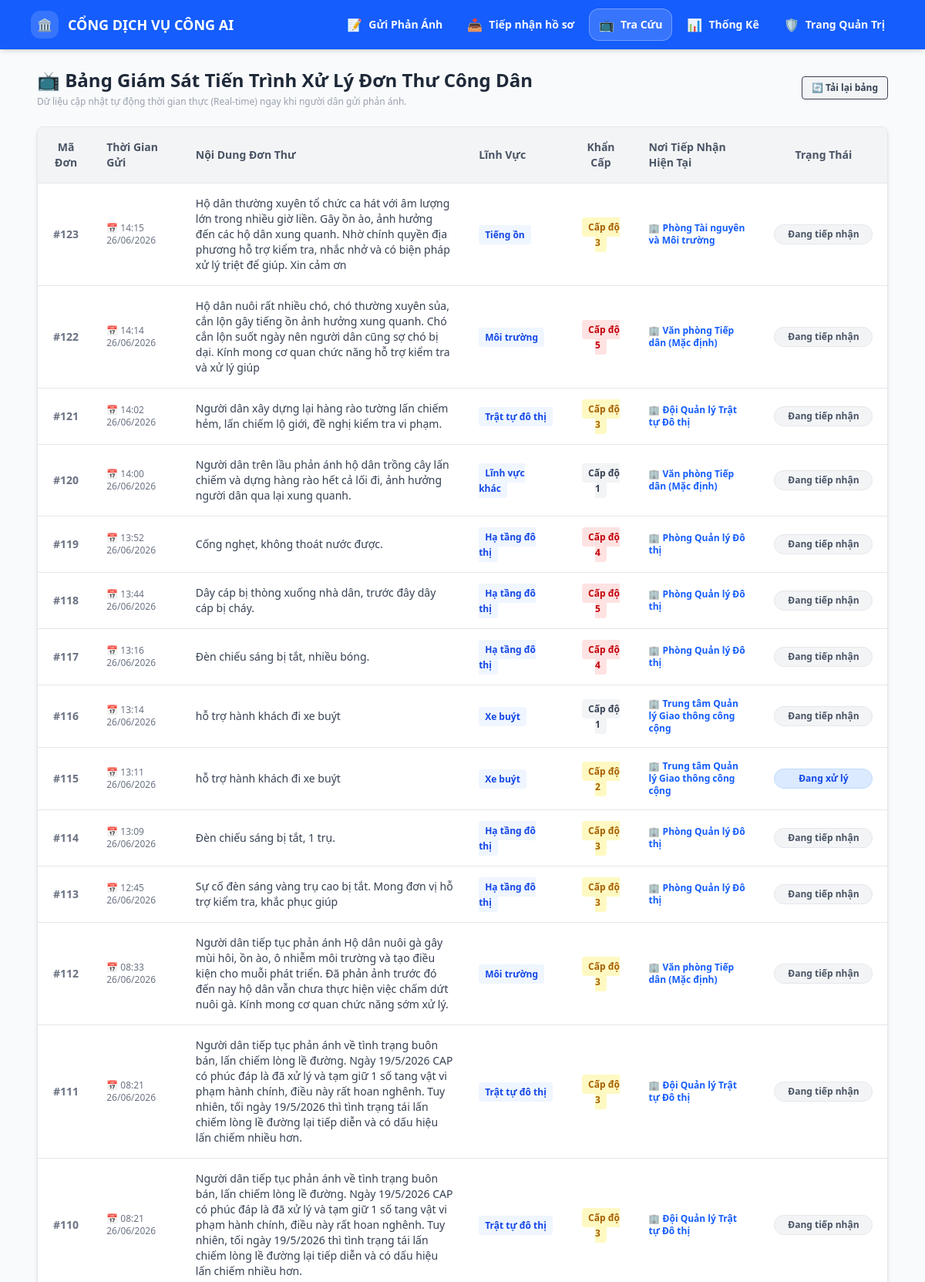
The page /monitor (upper part) on the database its author committed.
### tables this page shows
CREATE TABLE phan_anh (
                        id INTEGER PRIMARY KEY AUTOINCREMENT,
                        noi_dung TEXT,
                        file_dinh_kem TEXT,
                        dia_chi TEXT,
                        ten_nguoi_gui TEXT,
                        sdt TEXT,
                        linh_vuc TEXT,
                        tu_khoa TEXT,
                        sac_thai TEXT,
                        do_khan_cap INTEGER,
                        phong_ban_id INTEGER,
                        trang_thai TEXT,
                        ngay_gui TEXT,
                        trang_thai_duyet TEXT DEFAULT 'Cho_tiep_nhan', ly_do_xoa TEXT, giai_thich_xoa TEXT, ngay_xoa TEXT, lat REAL, lng REAL);

CREATE TABLE config_phong_ban (
                        id INTEGER PRIMARY KEY AUTOINCREMENT,
                        ten_phong TEXT,
                        linh_vuc_phu_trach TEXT UNIQUE);

### app.py (the view)
@app.route('/monitor')
def page_monitor():
    conn = sqlite3.connect(DB_FILE)
    cursor = conn.cursor()
    cursor.execute("""
        SELECT pa.id, pa.noi_dung, pa.file_dinh_kem, pa.dia_chi, pa.ten_nguoi_gui, pa.sdt,
               pa.linh_vuc, pa.sac_thai, pa.do_khan_cap, pa.trang_thai, pa.phong_ban_id,
               pa.ngay_gui, pb.ten_phong, pa.ly_do_xoa, pa.giai_thich_xoa
        FROM phan_anh pa
        LEFT JOIN config_phong_ban pb ON pa.phong_ban_id = pb.id
        WHERE trang_thai_duyet != 'Cho_tiep_nhan'
        ORDER BY pa.id DESC
    """)
    list_phan_anh = cursor.fetchall()
    conn.close()
    return render_template('monitor.html', list_phan_anh=list_phan_anh)

### templates/monitor.html (shortened to what this page needs)
{% extends "layout.html" %}
{% block content %}
<div class="flex justify-between items-center mb-6">
    <div>
        <h2 class="text-2xl font-bold text-gray-800">📺 Bảng Giám Sát Tiến Trình Xử Lý Đơn Thư Công Dân</h2>
        <p class="text-xs text-gray-400 mt-1">Dữ liệu cập nhật tự động thời gian thực (Real-time) ngay khi người dân gửi
            phản ánh.</p>
    </div>
    <button onclick="window.location.reload()"
        class="bg-gray-100 hover:bg-gray-200 text-gray-700 font-semibold py-1.5 px-3 rounded text-xs transition border">
        🔄 Tải lại bảng
    </button>
</div>
<div class="bg-white rounded-lg shadow-md overflow-hidden border border-gray-200">
    <table class="w-full text-left border-collapse">
        <thead>
            <tr class="bg-gray-100 border-b border-gray-200 text-gray-600 font-medium text-sm">
                <th class="p-4 text-center">Mã Đơn</th>
                <th class="p-4">Thời Gian Gửi</th>
                <th class="p-4 w-1/3">Nội Dung Đơn Thư</th>
                <th class="p-4">Lĩnh Vực</th>
                <th class="p-4 text-center">Khẩn Cấp</th>
                <th class="p-4">Nơi Tiếp Nhận Hiện Tại</th>
                <th class="p-4 text-center">Trạng Thái</th>
            </tr>
        </thead>
        <tbody id="live-table-body" class="divide-y divide-gray-200">
            {% for row in list_phan_anh %}
            <tr class="hover:bg-gray-50 text-sm transition-all duration-300">
                <td class="p-4 font-bold text-gray-500 text-center">#{{ row[0] }}</td>
                <td class="p-4 text-xs text-gray-500 font-medium">📅 {{ row[11] }}</td>
                <td class="p-4 text-gray-700 font-medium max-w-xs">{{ row[1] }}</td>
                <td class="p-4">
                    <span class="bg-blue-50 text-blue-700 px-2 py-1 rounded text-xs font-semibold">{{ row[6] }}</span>
                </td>
                <td class="p-4 text-center">
                    <span class="px-2 py-1 rounded text-xs font-bold
                {% if row[8] and row[8] >= 4 %} bg-red-100 text-red-700
                {% elif row[8] and row[8] >= 2 %} bg-yellow-100 text-yellow-700
                {% else %} bg-gray-100 text-gray-700 {% endif %}">
                        Cấp độ {{ row[8] }}
                    </span>
                </td>
                <td class="p-4 text-gray-700 font-semibold text-xs">
                    <span class="text-blue-600">🏢 {{ row[12] if row[12] else "Văn phòng Tiếp dân" }}</span>
                </td>
                <td class="p-4 text-center">
                    {% set status = row[9] | trim if row[9] else "Đang tiếp nhận" %}
                    <span class="px-3 py-1 rounded-full text-xs font-bold inline-block w-32 text-center transition-all duration-300
                     {% if status == 'Chờ xử lý' %}
                    bg-amber-100 text-amber-700 border border-amber-200
                     {% elif status == 'Đang xử lý' %}
                    bg-blue-100 text-blue-700 border border-blue-200
                     {% elif status == 'Đã hoàn thành' %}
                    bg-emerald-100 text-emerald-700 border border-emerald-200
                     {% elif row|length > 13 and row[13] %}
                    bg-red-100 text-red-700 border border-red-200
                    {% else %}
                     bg-gray-100 text-gray-600 border border-gray-200
                    {% endif %}">
                        {{ status }}
                    </span>
                </td>
            </tr>
            {% endfor %}
        </tbody>
    </table>
</div>
{% endblock %}

### rows shown on the page
phan_anh: id "123", ngay_gui "14:15 26/06/2026", noi_dung "Hộ dân thường xuyên tổ chức ca hát với âm lượng lớn trong nhiều giờ liền. Gây ồn ào, ảnh hưởng đến các hộ dân xung quanh. Nhờ chính quyền địa phương hỗ trợ kiểm tra, nhắc nhở và có biện pháp xử lý triệt để giúp. Xin cảm ơn", linh_vuc "Tiếng ồn", do_khan_cap "3", ten_phong "Phòng Tài nguyên và Môi trường", status "Đang tiếp nhận"
phan_anh: id "122", ngay_gui "14:14 26/06/2026", noi_dung "Hộ dân nuôi rất nhiều chó, chó thường xuyên sủa, cắn lộn gây tiếng ồn ảnh hưởng xung quanh. Chó cắn lộn suốt ngày nên người dân cũng sợ chó bị dại. Kính mong cơ quan chức năng hỗ trợ kiểm tra và xử lý giúp", linh_vuc "Môi trường", do_khan_cap "5", ten_phong "Văn phòng Tiếp dân (Mặc định)", status "Đang tiếp nhận"
phan_anh: id "121", ngay_gui "14:02 26/06/2026", noi_dung "Người dân xây dựng lại hàng rào tường lấn chiếm hẻm, lấn chiếm lộ giới, đề nghị kiểm tra vi phạm.", linh_vuc "Trật tự đô thị", do_khan_cap "3", ten_phong "Đội Quản lý Trật tự Đô thị", status "Đang tiếp nhận"
phan_anh: id "120", ngay_gui "14:00 26/06/2026", noi_dung "Người dân trên lầu phản ánh hộ dân trồng cây lấn chiếm và dựng hàng rào hết cả lối đi, ảnh hưởng người dân qua lại xung quanh.", linh_vuc "Lĩnh vực khác", do_khan_cap "1", ten_phong "Văn phòng Tiếp dân (Mặc định)", status "Đang tiếp nhận"
phan_anh: id "119", ngay_gui "13:52 26/06/2026", noi_dung "Cống nghẹt, không thoát nước được.", linh_vuc "Hạ tầng đô thị", do_khan_cap "4", ten_phong "Phòng Quản lý Đô thị", status "Đang tiếp nhận"
phan_anh: id "118", ngay_gui "13:44 26/06/2026", noi_dung "Dây cáp bị thòng xuống nhà dân, trước đây dây cáp bị cháy.", linh_vuc "Hạ tầng đô thị", do_khan_cap "5", ten_phong "Phòng Quản lý Đô thị", status "Đang tiếp nhận"
phan_anh: id "117", ngay_gui "13:16 26/06/2026", noi_dung "Đèn chiếu sáng bị tắt, nhiều bóng.", linh_vuc "Hạ tầng đô thị", do_khan_cap "4", ten_phong "Phòng Quản lý Đô thị", status "Đang tiếp nhận"
phan_anh: id "116", ngay_gui "13:14 26/06/2026", noi_dung "hỗ trợ hành khách đi xe buýt", linh_vuc "Xe buýt", do_khan_cap "1", ten_phong "Trung tâm Quản lý Giao thông công cộng", status "Đang tiếp nhận"
phan_anh: id "115", ngay_gui "13:11 26/06/2026", noi_dung "hỗ trợ hành khách đi xe buýt", linh_vuc "Xe buýt", do_khan_cap "2", ten_phong "Trung tâm Quản lý Giao thông công cộng", trang_thai "Đang xử lý"
phan_anh: id "114", ngay_gui "13:09 26/06/2026", noi_dung "Đèn chiếu sáng bị tắt, 1 trụ.", linh_vuc "Hạ tầng đô thị", do_khan_cap "3", ten_phong "Phòng Quản lý Đô thị", status "Đang tiếp nhận"
phan_anh: id "113", ngay_gui "12:45 26/06/2026", noi_dung "Sự cố đèn sáng vàng trụ cao bị tắt. Mong đơn vị hỗ trợ kiểm tra, khắc phục giúp", linh_vuc "Hạ tầng đô thị", do_khan_cap "3", ten_phong "Phòng Quản lý Đô thị", status "Đang tiếp nhận"
phan_anh: id "112", ngay_gui "08:33 26/06/2026", noi_dung "Người dân tiếp tục phản ánh Hộ dân nuôi gà gây mùi hôi, ồn ào, ô nhiễm môi trường và tạo điều kiện cho muỗi phát triển. Đã phản ảnh trước đó đến nay hộ dân vẫn chưa thực hiện việc chấm dứt nuôi gà. Kính mong cơ quan chức năng sớm xử lý.", linh_vuc "Môi trường", do_khan_cap "3", ten_phong "Văn phòng Tiếp dân (Mặc định)", status "Đang tiếp nhận"
phan_anh: id "111", ngay_gui "08:21 26/06/2026", noi_dung "Người dân tiếp tục phản ánh về tình trạng buôn bán, lấn chiếm lòng lề đường. Ngày 19/5/2026 CAP có phúc đáp là đã xử lý và tạm giữ 1 số tang vật vi phạm hành chính, điều này rất hoan nghênh. Tuy nhiên, tối ngày 19/5/2026 thì tình trạng tái lấn chiếm lòng lề đường lại tiếp diễn và có dấu hiệu lấn chiếm nhiều hơn.", linh_vuc "Trật tự đô thị", do_khan_cap "3", ten_phong "Đội Quản lý Trật tự Đô thị", status "Đang tiếp nhận"
phan_anh: id "110", ngay_gui "08:21 26/06/2026", noi_dung "Người dân tiếp tục phản ánh về tình trạng buôn bán, lấn chiếm lòng lề đường. Ngày 19/5/2026 CAP có phúc đáp là đã xử lý và tạm giữ 1 số tang vật vi phạm hành chính, điều này rất hoan nghênh. Tuy nhiên, tối ngày 19/5/2026 thì tình trạng tái lấn chiếm lòng lề đường lại tiếp diễn và có dấu hiệu lấn chiếm nhiều hơn.", linh_vuc "Trật tự đô thị", do_khan_cap "3", ten_phong "Đội Quản lý Trật tự Đô thị", status "Đang tiếp nhận"
